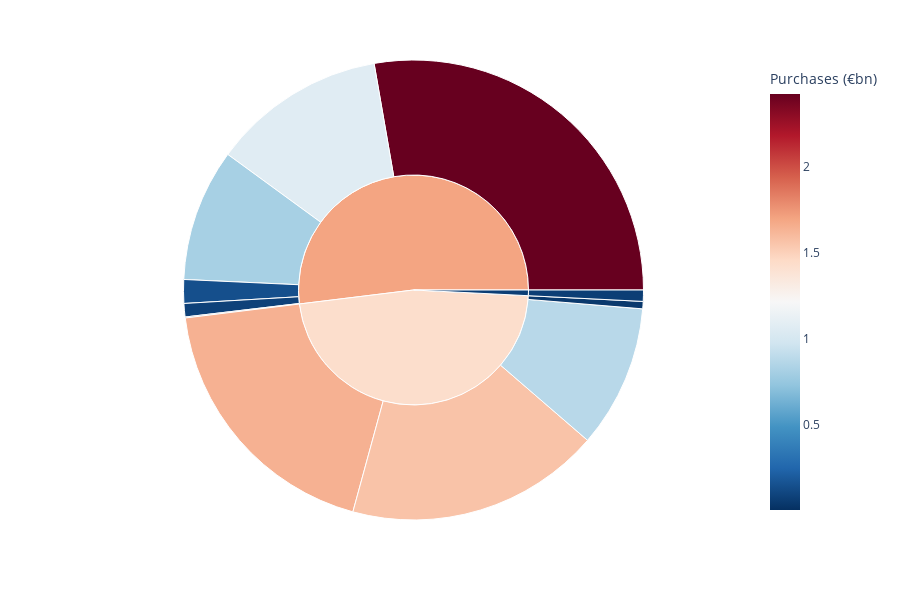

Notebook source saved alongside this figure:
### Code cell
import plotly.express as px
import plotly.graph_objects as go
import numpy as np

# Calculate total purchases for scaling
total_purchases = df_firms_cca_private['Purchases (€bn)'].sum()

# Add a new column to check if value is less than 2%
df_firms_cca_private['percent'] = df_firms_cca_private['Purchases (€bn)'] / total_purchases * 100

# Create the sunburst chart without text labels
fig = px.sunburst(
    df_firms_cca_private,
    path=['Adaptation_category_1', 'Adaptation_category_gold'],
    values='Purchases (€bn)',
    color='Purchases (€bn)',
    color_continuous_scale='RdBu_r',
    hover_data={'Purchases (€bn)': True, 'percent': ':.2f'},
    labels={'Purchases (€bn)': 'Purchases (€bn)'},
    #title='Adaptation Category and Gold Analysis',
    width=700
)

# Remove text labels from inside the chart
fig.update_traces(
    textinfo='none'  # Hide labels inside the chart
)

# Update layout of the sunburst chart
fig.update_layout(
    coloraxis_colorbar=dict(title='Purchases (€bn)'),
    width=900,
    height=600
)


fig.show()

### Figure 1 — Plotly figure (JSON) as saved in the notebook; plotly's stock layout.template omitted (floating-point values rounded to 4 significant figures)
{"data": [{"branchvalues": "total", "customdata": [[0.069, 0.791], [0.082, 0.94], [1.066, 12.22], [1.562, 17.91], [0.812, 9.309], [1.641, 18.81], [0.875, 10.03], [0.006, 0.06878], [0.045, 0.5159], [0.145, 1.662], [2.42, 27.74], [0.069, 0.791], [1.695, "(?)"], [1.431, "(?)"]], "domain": {"x": [0, 1], "y": [0, 1]}, "hovertemplate": "labels=%{label}<br>Purchases (€bn)_sum=%{value}<br>parent=%{parent}<br>id=%{id}<br>Purchases (€bn)=%{color}<br>percent=%{customdata[1]:.2f}<extra></extra>", "ids": ["Eba/Eba", "Hard/Emergency management", "Hard/Energy infrastructure", "Soft/Finance", "Hard/Infrastructure design or adjustment", "Soft/Knowledge generation", "Soft/Planning", "Hard/Product", "Soft/Supply chain", "Hard/Transportation", "Hard/Water infrastructure", "Eba", "Hard", "Soft"], "labels": ["Eba", "Emergency management", "Energy infrastructure", "Finance", "Infrastructure design or adjustment", "Knowledge generation", "Planning", "Product", "Supply chain", "Transportation", "Water infrastructure", "Eba", "Hard", "Soft"], "marker": {"coloraxis": "coloraxis", "colors": [0.069, 0.082, 1.066, 1.562, 0.812, 1.641, 0.875, 0.006, 0.045, 0.145, 2.42, 0.069, 1.695, 1.431]}, "name": "", "parents": ["Eba", "Hard", "Hard", "Soft", "Hard", "Soft", "Soft", "Hard", "Soft", "Hard", "Hard", "", "", ""], "textinfo": "none", "type": "sunburst", "values": [0.069, 0.082, 1.066, 1.562, 0.812, 1.641, 0.875, 0.006, 0.045, 0.145, 2.42, 0.069, 4.531, 4.123]}], "layout": {"coloraxis": {"colorbar": {"title": {"text": "Purchases (€bn)"}}, "colorscale": [[0, "rgb(5,48,97)"], [0.1, "rgb(33,102,172)"], [0.2, "rgb(67,147,195)"], [0.3, "rgb(146,197,222)"], [0.4, "rgb(209,229,240)"], [0.5, "rgb(247,247,247)"], [0.6, "rgb(253,219,199)"], [0.7, "rgb(244,165,130)"], [0.8, "rgb(214,96,77)"], [0.9, "rgb(178,24,43)"], [1, "rgb(103,0,31)"]]}, "height": 600, "legend": {"tracegroupgap": 0}, "margin": {"t": 60}, "width": 900}}
